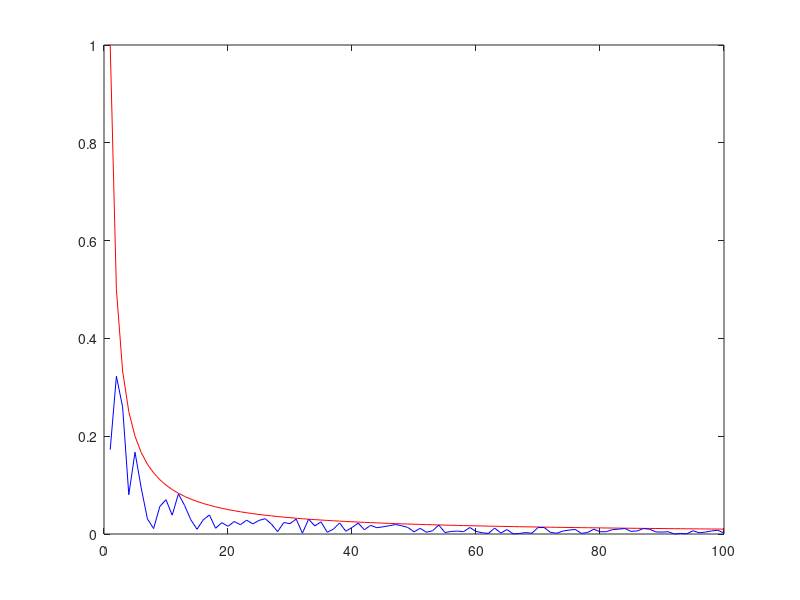

The MATLAB source for this figure:
clc; warning off; clear all; close all;

gmax = 100;
g = 1:gmax;

for ia = 1:length(g)
    D1(ia) = 1/g(ia);
    D2(ia) = 1/g(ia) * rand(1);
end


plot(g,D1,'r');
hold on;
plot(g,D2,'b');
hold off;